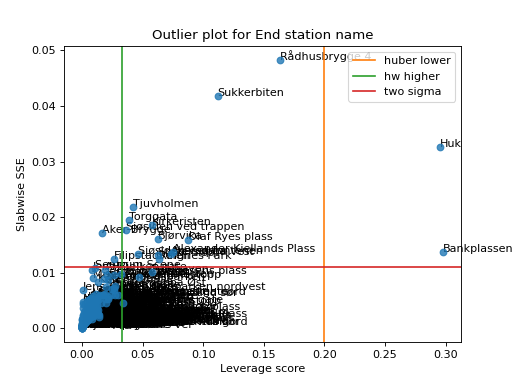

Recreate this plot in Python.
import matplotlib.pyplot as plt
from tensorly.decomposition import non_negative_parafac_hals
from tlviz.data import load_oslo_city_bike
from tlviz.postprocessing import postprocess
from tlviz.visualisation import outlier_plot
data = load_oslo_city_bike()
X = data.data
cp = non_negative_parafac_hals(X, 3, init="random")
cp = postprocess(cp, dataset=data, )
outlier_plot(
    cp, data, leverage_rules_of_thumb=['huber lower', 'hw higher'], residual_rules_of_thumb='two sigma'
)
# Expected:
## <AxesSubplot:title={'center':'Outlier plot for End station name'}, xlabel='Leverage score', ylabel='Slabwise SSE'>
plt.show()
